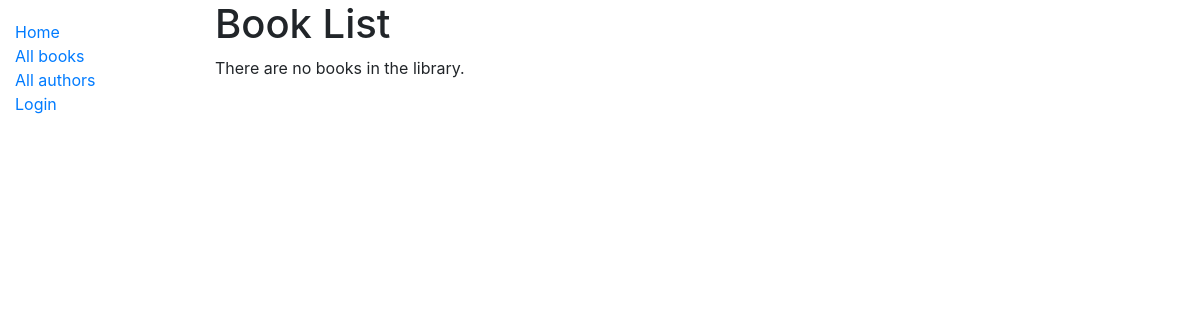
Before: /catalog/books/ with the older database file.
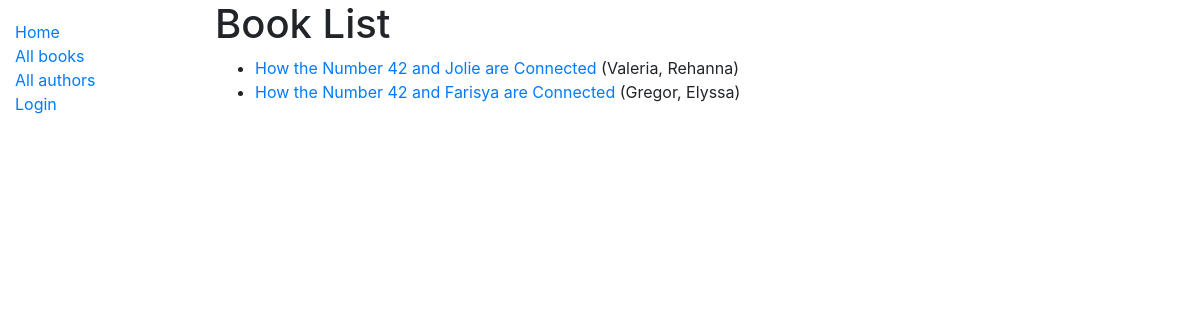
After: the same page with the newer database file.
### catalog/models.py (models this page shows, shortened)
class Book(models.Model):
    title = models.CharField(max_length=200)
    author = models.ForeignKey('Author', on_delete=models.SET_NULL, null=True)
    summary = models.TextField(max_length=1000, help_text='Enter a brief description of the book')
    isbn = models.CharField('ISBN', max_length=13, help_text='13 Character <a href="https://www.isbn-international.org/content/what-isbn">ISBN number</a>')
    genre = models.ManyToManyField(Genre, help_text='Select a genre for this book')
    def get_absolute_url(self):
        return reverse('book-detail', args=[str(self.id)])
    def display_genre(self):
        """Create a string for the Genre. This is required to display genre in Admin."""
        return ', '.join(genre.name for genre in self.genre.all()[:3])
    display_genre.short_description = 'Genre'

class Author(models.Model):
    first_name = models.CharField(max_length=100)
    last_name = models.CharField(max_length=100)
    date_of_birth = models.DateField(null=True, blank=True)
    date_of_death = models.DateField('Died', null=True, blank=True)
    class Meta:
        ordering = ['last_name', 'first_name']
        permissions = (("can_mark_returned", "Set book as returned"),)
    def __str__(self):
        return '{0}, {1}'.format(self.last_name, self.first_name)

### catalog/views.py (the view)
# urls.py: path('books/', views.BookListView.as_view(), name='books'),
class BookListView(generic.ListView):
    model = Book
    paginate_by = 2

### catalog/templates/catalog/book_list.html
{% extends "base_generic.html" %}
{% block content %}
  <h1>Book List</h1>
  {% if book_list %}
  <ul>
    {% for book in book_list %}
      <li>
        <a href="{{ book.get_absolute_url }}">{{ book.title }}</a> ({{book.author}})
      </li>
    {% endfor %}
  </ul>
  {% else %}
    <p>There are no books in the library.</p>
  {% endif %}
{% endblock %}

### catalog/templates/base_generic.html (shortened to what this page needs)
<!DOCTYPE html>
<html lang="en">
<head>
  <link rel="stylesheet" href="https://stackpath.bootstrapcdn.com/bootstrap/4.1.3/css/bootstrap.min.css">
  {% load static %}
  <link rel="stylesheet" href="{% static 'css/styles.css' %}">
</head>
<body>
  <div class="container-fluid">
    <div class="row">
      <div class="col-sm-2">
      {% block sidebar %}
        <ul class="sidebar-nav">
          <li><a href="{% url 'index' %}">Home</a></li>
          <li><a href="{% url 'books' %}">All books</a></li>
          <li><a href="{% url 'authors' %}">All authors</a></li>
        {% if user.is_authenticated %}
          <li>User: {{ user.get_username }}</li>
          <li><a href="{% url 'my-borrowed' %}">My Borrowed</a></li>
	{% if perms.catalog.can_mark_returned %}
          <hr/>
          <li>Staff</li>
          <li><a href="{% url 'all-borrowed'%}">All borrowed</a></li>
        {% endif %}
          <li><a href="{% url 'logout'%}?next={{request.path}}">Logout</a></li>
        {% else %}
          <li><a href="{% url 'login'%}?next={{request.path}}">Login</a></li>
        {% endif %}
        </ul>
     {% endblock %}
      </div>
      <div class="col-sm-10 ">
	{% block content %}
{% endblock %}
      </div>
    </div>
  </div>
</body>
</html>

### catalog/static/css/styles.css (style rules this page uses)
.sidebar-nav { margin-top: 20px; padding: 0; list-style: none; }

Changed rows visible on the page:
added Book: title "How the Number 42 and Jolie are Connected", author "Valeria, Rehanna"
added Book: title "How the Number 42 and Farisya are Connected", author "Gregor, Elyssa"
Other visible differences:
text no longer shown: "There are no books in the library."
